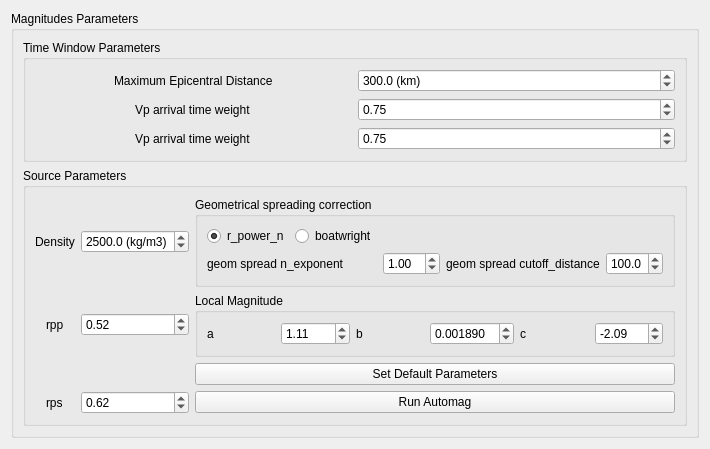
      <widget class="QWidget" name="tab_3">
       <attribute name="title">
        <string>Params. Magnitudes</string>
       </attribute>
       <layout class="QVBoxLayout" name="verticalLayout_5">
        <item>
         <widget class="QGroupBox" name="groupBox_3">
          <property name="title">
           <string>Magnitudes Parameters</string>
          </property>
          <layout class="QVBoxLayout" name="verticalLayout_7">
           <item>
            <layout class="QGridLayout" name="gridLayout_3">
             <item row="0" column="0">
              <widget class="QGroupBox" name="groupBox_12">
               <property name="title">
                <string>Time Window Parameters</string>
               </property>
               <layout class="QGridLayout" name="gridLayout_4">
                <item row="0" column="1">
                 <widget class="QDoubleSpinBox" name="mag_max_distDB">
                  <property name="prefix">
                   <string/>
                  </property>
                  <property name="suffix">
                   <string> (km)</string>
                  </property>
                  <property name="decimals">
                   <number>1</number>
                  </property>
                  <property name="maximum">
                   <double>5000.000000000000000</double>
                  </property>
                  <property name="singleStep">
                   <double>2.000000000000000</double>
                  </property>
                  <property name="value">
                   <double>300.000000000000000</double>
                  </property>
                 </widget>
                </item>
                <item row="0" column="0" alignment="Qt::AlignHCenter">
                 <widget class="QLabel" name="label_26">
                  <property name="text">
                   <string>Maximum Epicentral Distance</string>
                  </property>
                 </widget>
                </item>
                <item row="1" column="0" alignment="Qt::AlignHCenter">
                 <widget class="QLabel" name="label_29">
                  <property name="text">
                   <string>Vp arrival time weight</string>
                  </property>
                 </widget>
                </item>
                <item row="2" column="0" alignment="Qt::AlignHCenter">
                 <widget class="QLabel" name="label_30">
                  <property name="text">
                   <string>Vp arrival time weight</string>
                  </property>
                 </widget>
                </item>
                <item row="1" column="1">
                 <widget class="QDoubleSpinBox" name="doubleSpinBox">
                  <property name="maximum">
                   <double>1.000000000000000</double>
                  </property>
                  <property name="singleStep">
                   <double>0.100000000000000</double>
                  </property>
                  <property name="value">
                   <double>0.750000000000000</double>
                  </property>
                 </widget>
                </item>
                <item row="2" column="1">
                 <widget class="QDoubleSpinBox" name="doubleSpinBox_5">
                  <property name="value">
                   <double>0.750000000000000</double>
                  </property>
                 </widget>
                </item>
               </layout>
              </widget>
             </item>
            </layout>
           </item>
           <item>
            <layout class="QGridLayout" name="gridLayout_14">
             <item row="0" column="0">
              <widget class="QGroupBox" name="groupBox_13">
               <property name="title">
                <string>Source Parameters</string>
               </property>
               <layout class="QGridLayout" name="gridLayout_13">
                <item row="0" column="2">
                 <widget class="QGroupBox" name="groupBox_14">
                  <property name="title">
                   <string>Geometrical spreading correction</string>
                  </property>
                  <layout class="QGridLayout" name="gridLayout_15">
                   <item row="2" column="0">
                    <widget class="QLabel" name="label_27">
                     <property name="text">
                      <string>geom spread n_exponent</string>
                     </property>
                    </widget>
                   </item>
                   <item row="0" column="0">
                    <layout class="QHBoxLayout" name="horizontalLayout_2">
                     <item>
                      <widget class="QRadioButton" name="radioButton">
                       <property name="text">
                        <string>r_power_n</string>
                       </property>
                       <property name="checked">
                        <bool>true</bool>
                       </property>
                      </widget>
                     </item>
                     <item>
                      <widget class="QRadioButton" name="radioButton_2">
                       <property name="text">
                        <string>boatwright</string>
                       </property>
                      </widget>
                     </item>
                    </layout>
                   </item>
                   <item row="2" column="1">
                    <widget class="QDoubleSpinBox" name="doubleSpinBox_6">
                     <property name="value">
                      <double>1.000000000000000</double>
                     </property>
                    </widget>
                   </item>
                   <item row="2" column="2">
                    <widget class="QLabel" name="label_28">
                     <property name="text">
                      <string>geom spread cutoff_distance</string>
                     </property>
                    </widget>
                   </item>
                   <item row="2" column="3">
                    <widget class="QDoubleSpinBox" name="doubleSpinBox_7">
                     <property name="decimals">
                      <number>1</number>
                     </property>
                     <property name="maximum">
                      <double>400.000000000000000</double>
                     </property>
                     <property name="value">
                      <double>100.000000000000000</double>
                     </property>
                    </widget>
                   </item>
                  </layout>
                 </widget>
                </item>
                <item row="1" column="2">
                 <widget class="QGroupBox" name="groupBox_15">
                  <property name="title">
                   <string>Local Magnitude</string>
                  </property>
                  <layout class="QGridLayout" name="gridLayout_16">
                   <item row="0" column="1">
                    <widget class="QDoubleSpinBox" name="mag_aDB">
                     <property name="value">
                      <double>1.110000000000000</double>
                     </property>
                    </widget>
                   </item>
                   <item row="0" column="4">
                    <widget class="QLabel" name="label_38">
                     <property name="text">
                      <string>c</string>
                     </property>
                    </widget>
                   </item>
                   <item row="0" column="0">
                    <widget class="QLabel" name="label_36">
                     <property name="text">
                      <string>a</string>
                     </property>
                    </widget>
                   </item>
                   <item row="0" column="2">
                    <widget class="QLabel" name="label_37">
                     <property name="text">
                      <string>b</string>
                     </property>
                    </widget>
                   </item>
                   <item row="0" column="3">
                    <widget class="QDoubleSpinBox" name="mag_bDB">
                     <property name="decimals">
                      <number>6</number>
                     </property>
                     <property name="value">
                      <double>0.001890000000000</double>
                     </property>
                    </widget>
                   </item>
                   <item row="0" column="5">
                    <widget class="QDoubleSpinBox" name="mag_cDB">
                     <property name="minimum">
                      <double>-10.000000000000000</double>
                     </property>
                     <property name="value">
                      <double>-2.090000000000000</double>
                     </property>
                    </widget>
                   </item>
                  </layout>
                 </widget>
                </item>
                <item row="3" column="2">
                 <widget class="QPushButton" name="mag_runBtn">
                  <property name="text">
                   <string>Run Automag</string>
                  </property>
                 </widget>
                </item>
                <item row="3" column="1">
                 <widget class="QDoubleSpinBox" name="doubleSpinBox_4">
                  <property name="value">
                   <double>0.620000000000000</double>
                  </property>
                 </widget>
                </item>
                <item row="3" column="0" alignment="Qt::AlignHCenter">
                 <widget class="QLabel" name="label_35">
                  <property name="toolTip">
                   <string>S-wave average radiation pattern coefficient</string>
                  </property>
                  <property name="text">
                   <string>rps</string>
                  </property>
                 </widget>
                </item>
                <item row="1" column="1">
                 <widget class="QDoubleSpinBox" name="doubleSpinBox_3">
                  <property name="toolTip">
                   <string>P-wave average radiation pattern coefficient</string>
                  </property>
                  <property name="value">
                   <double>0.520000000000000</double>
                  </property>
                 </widget>
                </item>
                <item row="0" column="1">
                 <widget class="QDoubleSpinBox" name="doubleSpinBox_2">
                  <property name="suffix">
                   <string> (kg/m3)</string>
                  </property>
                  <property name="decimals">
                   <number>1</number>
                  </property>
                  <property name="maximum">
                   <double>5000.000000000000000</double>
                  </property>
                  <property name="value">
                   <double>2500.000000000000000</double>
                  </property>
                 </widget>
                </item>
                <item row="0" column="0" alignment="Qt::AlignHCenter">
                 <widget class="QLabel" name="label_33">
                  <property name="text">
                   <string>Density</string>
                  </property>
                 </widget>
                </item>
                <item row="1" column="0" alignment="Qt::AlignHCenter">
                 <widget class="QLabel" name="label_34">
                  <property name="text">
                   <string>rpp</string>
                  </property>
                 </widget>
                </item>
                <item row="2" column="2">
                 <widget class="QPushButton" name="pushButton_2">
                  <property name="text">
                   <string>Set Default Parameters</string>
                  </property>
                 </widget>
                </item>
               </layout>
              </widget>
             </item>
            </layout>
           </item>
          </layout>
         </widget>
        </item>
       </layout>
      </widget>
